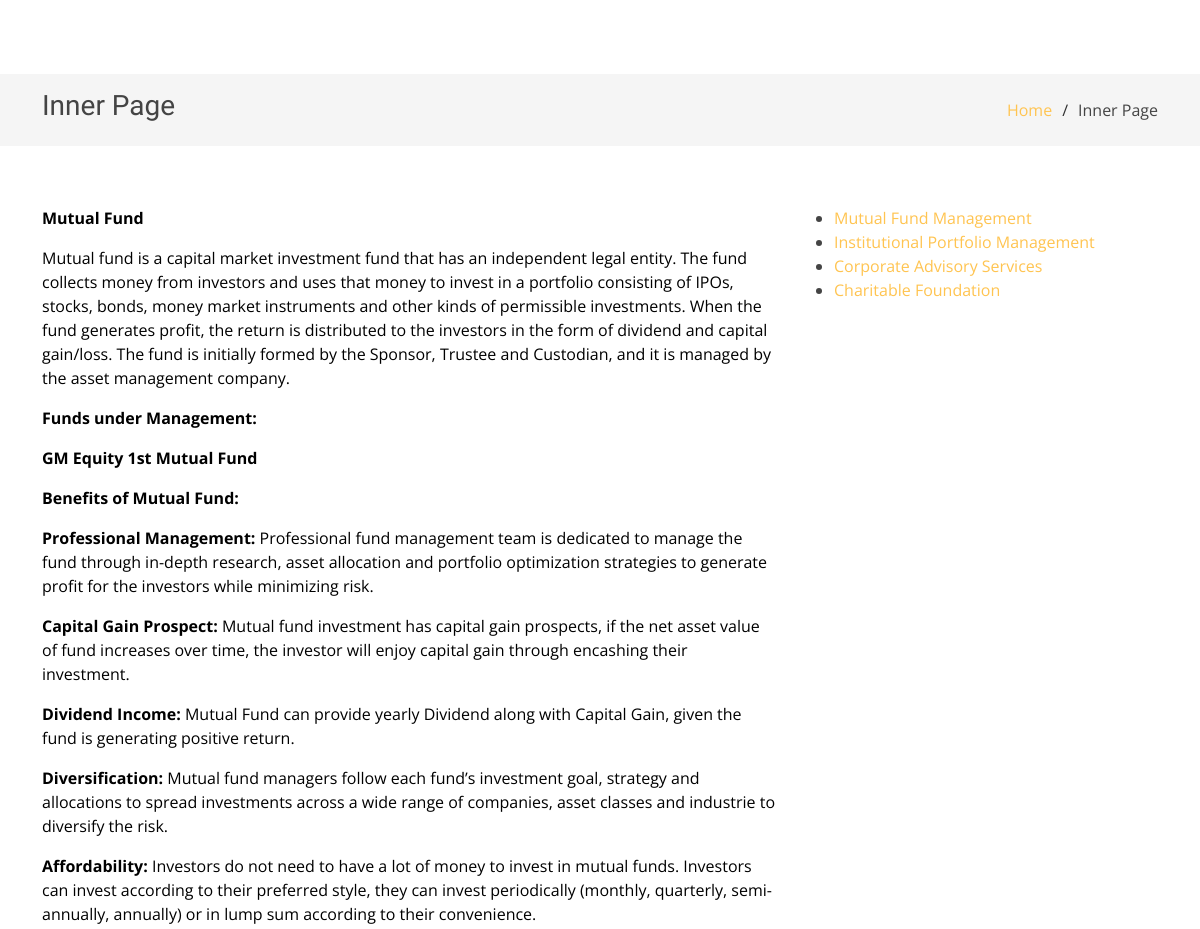
/service-single/1/ (upper part), run on an earlier commit of the app's database.
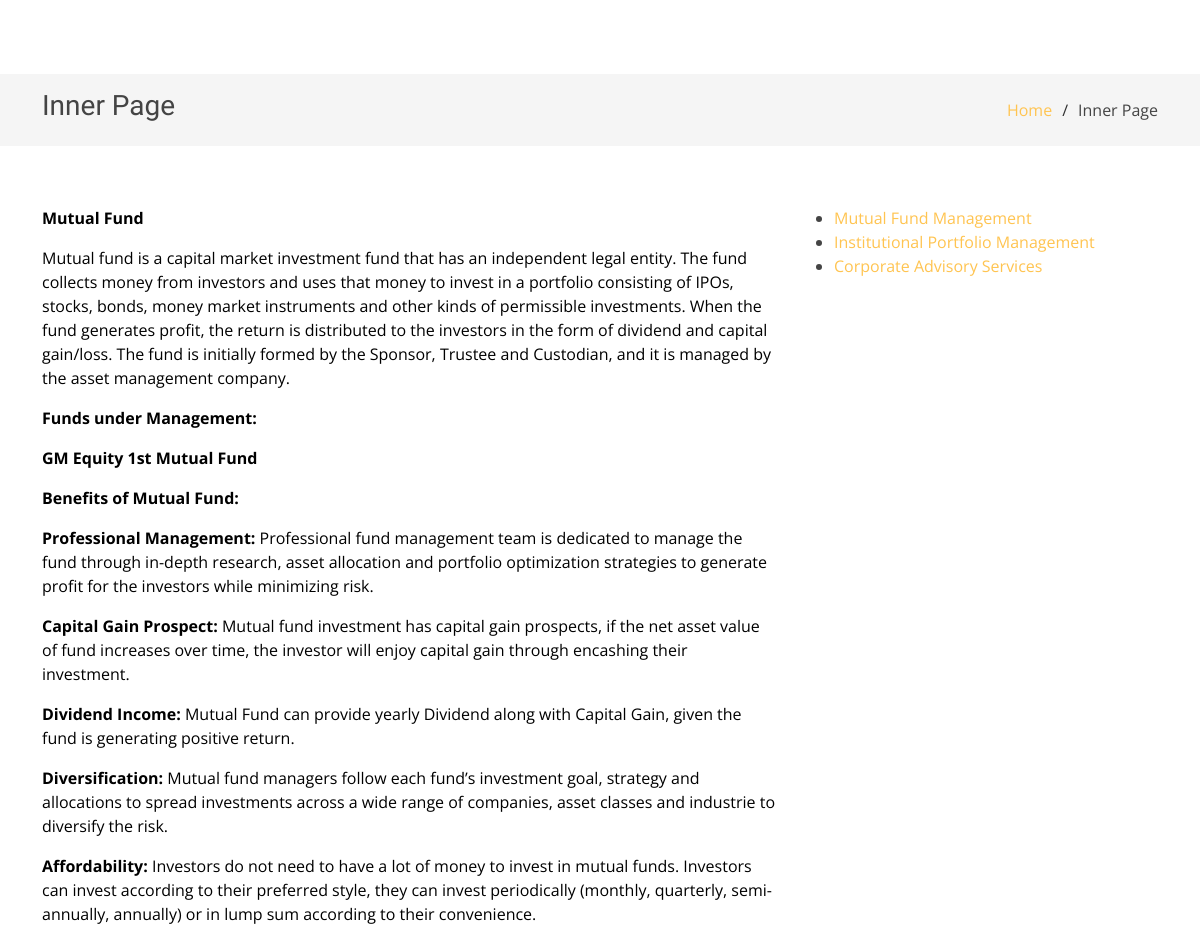
And on a later commit of the database.
### Index/models.py (models this page shows, shortened)
class service(models.Model):
    name = models.CharField(max_length=50)
    description = RichTextUploadingField()
    css_name = models.CharField(max_length=30)

### Index/views.py (the view)
# urls.py: path('service-single/<int:id>/', views.serviceSingle,name='service-single'),
def serviceSingle(request, id):
    all_service = service.objects.all()
    service_single = service.objects.filter(pk=id)[0]
    context = {'services': all_service, 'service': service_single}
    return render(request, 'service-single.html', context)

### templates/service-single.html (shortened to what this page needs)
{% extends 'layout.html' %}
{% block content %}
{% load static %}
 <main id="main">
    <section class="breadcrumbs">
      <div class="container">
        <div class="d-flex justify-content-between align-items-center">
          <h2>Inner Page</h2>
          <ol>
            <li><a href="{% url 'home' %}">Home</a></li>
            <li>Inner Page</li>
          </ol>
        </div>
      </div>
    </section>
    <section class="inner-page">
      <div class="container">
                    <div class="row">
                <div class="col-lg-8 col-md-8 col-sm-8 col-xs-12">
                    {{service.description | safe}}
                </div>
                <div class="col-lg-4 col-md-4 col-sm-4 col-xs-12">
                    <div class="sidenav">
                        <ul>
                            {% for item in services %}
                                {% if item.id == 1 %}
                                    <li class="active"><a href="{% url 'service-single' item.id %}">{{item.name}}</a></li>
                                {% else %}
                                    <li><a href="{% url 'service-single' item.id %}">{{item.name}}</a></li>
                                {% endif %}
                            {% endfor %}
                        </ul>
                    </div>
                </div>
            </div>
      </div>
    </section>
  </main>
{% endblock content %}

What changed in the data, as far as the page shows it:
removed service: name "Charitable Foundation"
